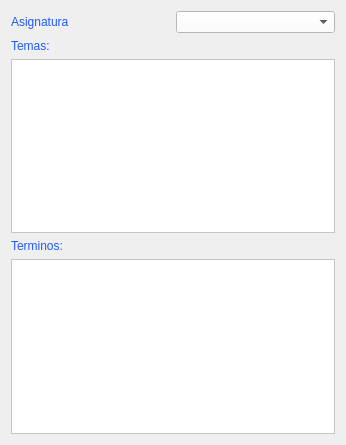
<?xml version="1.0" encoding="UTF-8"?>
<ui version="4.0">
 <class>Listadeapuntesform</class>
 <widget class="QWidget" name="Listadeapuntesform">
  <property name="geometry">
   <rect>
    <x>0</x>
    <y>0</y>
    <width>346</width>
    <height>445</height>
   </rect>
  </property>
  <property name="windowTitle">
   <string>Form</string>
  </property>
  <layout class="QGridLayout" name="gridLayout">
   <item row="0" column="0">
    <widget class="QLabel" name="label">
     <property name="styleSheet">
      <string notr="true">font: 700 9pt &quot;Segoe UI&quot;;
color: rgb(30, 90, 255);</string>
     </property>
     <property name="text">
      <string>Asignatura</string>
     </property>
    </widget>
   </item>
   <item row="0" column="1">
    <widget class="QComboBox" name="cmbAsignaturas">
     <property name="styleSheet">
      <string notr="true">background-color: rgb(255, 255, 255);</string>
     </property>
    </widget>
   </item>
   <item row="1" column="0">
    <widget class="QLabel" name="label_2">
     <property name="styleSheet">
      <string notr="true">font: 700 9pt &quot;Segoe UI&quot;;
color: rgb(30, 90, 255);</string>
     </property>
     <property name="text">
      <string>Temas:</string>
     </property>
    </widget>
   </item>
   <item row="2" column="0" colspan="2">
    <widget class="QTableWidget" name="tblTemas">
     <property name="styleSheet">
      <string notr="true">background-color: rgb(255, 255, 255);</string>
     </property>
    </widget>
   </item>
   <item row="3" column="0">
    <widget class="QLabel" name="label_3">
     <property name="styleSheet">
      <string notr="true">font: 700 9pt &quot;Segoe UI&quot;;
color: rgb(30, 90, 255);</string>
     </property>
     <property name="text">
      <string>Terminos:</string>
     </property>
    </widget>
   </item>
   <item row="4" column="0" colspan="2">
    <widget class="QTableWidget" name="tblTerminos">
     <property name="styleSheet">
      <string notr="true">background-color: rgb(255, 255, 255);</string>
     </property>
    </widget>
   </item>
  </layout>
 </widget>
 <resources/>
 <connections/>
</ui>
